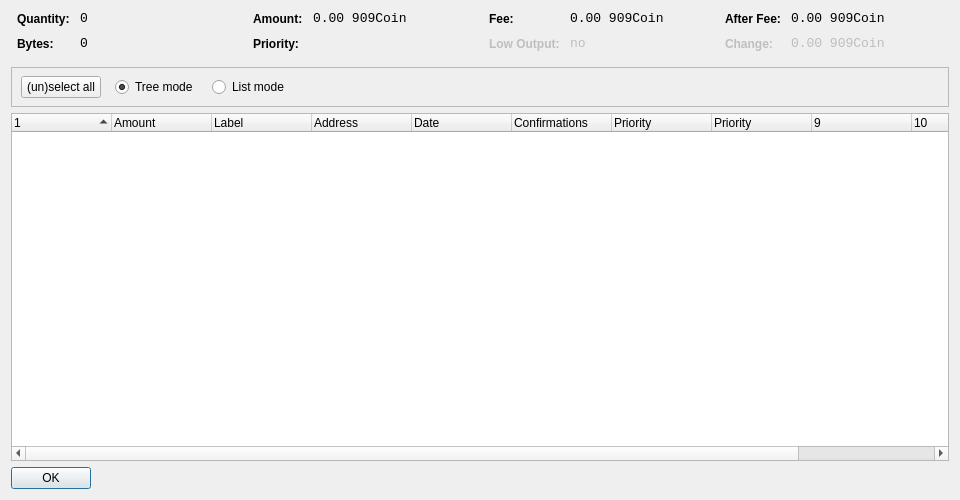
<?xml version="1.0" encoding="UTF-8"?>
<ui version="4.0">
 <class>CoinControlDialog</class>
 <widget class="QDialog" name="CoinControlDialog">
  <property name="geometry">
   <rect>
    <x>0</x>
    <y>0</y>
    <width>960</width>
    <height>500</height>
   </rect>
  </property>
  <property name="windowTitle">
   <string>Coin Control</string>
  </property>
  <layout class="QVBoxLayout" name="verticalLayout">
   <item>
    <layout class="QHBoxLayout" name="horizontalLayoutTop" stretch="0,0,0,0">
     <property name="topMargin">
      <number>0</number>
     </property>
     <property name="bottomMargin">
      <number>10</number>
     </property>
     <item>
      <layout class="QFormLayout" name="formLayoutCoinControl1">
       <property name="horizontalSpacing">
        <number>10</number>
       </property>
       <property name="verticalSpacing">
        <number>10</number>
       </property>
       <property name="leftMargin">
        <number>6</number>
       </property>
       <property name="rightMargin">
        <number>6</number>
       </property>
       <item row="0" column="0">
        <widget class="QLabel" name="labelCoinControlQuantityText">
         <property name="styleSheet">
          <string notr="true">font-weight:bold;</string>
         </property>
         <property name="text">
          <string>Quantity:</string>
         </property>
        </widget>
       </item>
       <item row="0" column="1">
        <widget class="QLabel" name="labelCoinControlQuantity">
         <property name="font">
          <font>
           <family>Monospace</family>
           <pointsize>10</pointsize>
          </font>
         </property>
         <property name="cursor">
          <cursorShape>IBeamCursor</cursorShape>
         </property>
         <property name="contextMenuPolicy">
          <enum>Qt::ActionsContextMenu</enum>
         </property>
         <property name="text">
          <string notr="true">0</string>
         </property>
         <property name="textInteractionFlags">
          <set>Qt::LinksAccessibleByMouse|Qt::TextSelectableByKeyboard|Qt::TextSelectableByMouse</set>
         </property>
        </widget>
       </item>
       <item row="1" column="0">
        <widget class="QLabel" name="labelCoinControlBytesText">
         <property name="styleSheet">
          <string notr="true">font-weight:bold;</string>
         </property>
         <property name="text">
          <string>Bytes:</string>
         </property>
        </widget>
       </item>
       <item row="1" column="1">
        <widget class="QLabel" name="labelCoinControlBytes">
         <property name="font">
          <font>
           <family>Monospace</family>
           <pointsize>10</pointsize>
          </font>
         </property>
         <property name="cursor">
          <cursorShape>IBeamCursor</cursorShape>
         </property>
         <property name="contextMenuPolicy">
          <enum>Qt::ActionsContextMenu</enum>
         </property>
         <property name="text">
          <string notr="true">0</string>
         </property>
         <property name="textInteractionFlags">
          <set>Qt::LinksAccessibleByMouse|Qt::TextSelectableByKeyboard|Qt::TextSelectableByMouse</set>
         </property>
        </widget>
       </item>
      </layout>
     </item>
     <item>
      <layout class="QFormLayout" name="formLayoutCoinControl2">
       <property name="horizontalSpacing">
        <number>10</number>
       </property>
       <property name="verticalSpacing">
        <number>10</number>
       </property>
       <property name="leftMargin">
        <number>6</number>
       </property>
       <property name="rightMargin">
        <number>6</number>
       </property>
       <item row="0" column="0">
        <widget class="QLabel" name="labelCoinControlAmountText">
         <property name="styleSheet">
          <string notr="true">font-weight:bold;</string>
         </property>
         <property name="text">
          <string>Amount:</string>
         </property>
        </widget>
       </item>
       <item row="0" column="1">
        <widget class="QLabel" name="labelCoinControlAmount">
         <property name="font">
          <font>
           <family>Monospace</family>
           <pointsize>10</pointsize>
          </font>
         </property>
         <property name="cursor">
          <cursorShape>IBeamCursor</cursorShape>
         </property>
         <property name="contextMenuPolicy">
          <enum>Qt::ActionsContextMenu</enum>
         </property>
         <property name="text">
          <string notr="true">0.00 909Coin</string>
         </property>
         <property name="textInteractionFlags">
          <set>Qt::LinksAccessibleByMouse|Qt::TextSelectableByKeyboard|Qt::TextSelectableByMouse</set>
         </property>
        </widget>
       </item>
       <item row="1" column="0">
        <widget class="QLabel" name="labelCoinControlPriorityText">
         <property name="styleSheet">
          <string notr="true">font-weight:bold;</string>
         </property>
         <property name="text">
          <string>Priority:</string>
         </property>
        </widget>
       </item>
       <item row="1" column="1">
        <widget class="QLabel" name="labelCoinControlPriority">
         <property name="font">
          <font>
           <family>Monospace</family>
           <pointsize>10</pointsize>
          </font>
         </property>
         <property name="cursor">
          <cursorShape>IBeamCursor</cursorShape>
         </property>
         <property name="contextMenuPolicy">
          <enum>Qt::ActionsContextMenu</enum>
         </property>
         <property name="text">
          <string/>
         </property>
         <property name="textInteractionFlags">
          <set>Qt::LinksAccessibleByMouse|Qt::TextSelectableByKeyboard|Qt::TextSelectableByMouse</set>
         </property>
        </widget>
       </item>
      </layout>
     </item>
     <item>
      <layout class="QFormLayout" name="formLayoutCoinControl3">
       <property name="horizontalSpacing">
        <number>10</number>
       </property>
       <property name="verticalSpacing">
        <number>10</number>
       </property>
       <property name="leftMargin">
        <number>6</number>
       </property>
       <property name="rightMargin">
        <number>6</number>
       </property>
       <item row="0" column="0">
        <widget class="QLabel" name="labelCoinControlFeeText">
         <property name="styleSheet">
          <string notr="true">font-weight:bold;</string>
         </property>
         <property name="text">
          <string>Fee:</string>
         </property>
        </widget>
       </item>
       <item row="0" column="1">
        <widget class="QLabel" name="labelCoinControlFee">
         <property name="font">
          <font>
           <family>Monospace</family>
           <pointsize>10</pointsize>
          </font>
         </property>
         <property name="cursor">
          <cursorShape>IBeamCursor</cursorShape>
         </property>
         <property name="contextMenuPolicy">
          <enum>Qt::ActionsContextMenu</enum>
         </property>
         <property name="text">
          <string notr="true">0.00 909Coin</string>
         </property>
         <property name="textInteractionFlags">
          <set>Qt::LinksAccessibleByMouse|Qt::TextSelectableByKeyboard|Qt::TextSelectableByMouse</set>
         </property>
        </widget>
       </item>
       <item row="1" column="0">
        <widget class="QLabel" name="labelCoinControlLowOutputText">
         <property name="enabled">
          <bool>false</bool>
         </property>
         <property name="styleSheet">
          <string notr="true">font-weight:bold;</string>
         </property>
         <property name="text">
          <string>Low Output:</string>
         </property>
        </widget>
       </item>
       <item row="1" column="1">
        <widget class="QLabel" name="labelCoinControlLowOutput">
         <property name="enabled">
          <bool>false</bool>
         </property>
         <property name="font">
          <font>
           <family>Monospace</family>
           <pointsize>10</pointsize>
          </font>
         </property>
         <property name="cursor">
          <cursorShape>IBeamCursor</cursorShape>
         </property>
         <property name="contextMenuPolicy">
          <enum>Qt::ActionsContextMenu</enum>
         </property>
         <property name="text">
          <string notr="true">no</string>
         </property>
         <property name="textInteractionFlags">
          <set>Qt::LinksAccessibleByMouse|Qt::TextSelectableByKeyboard|Qt::TextSelectableByMouse</set>
         </property>
        </widget>
       </item>
      </layout>
     </item>
     <item>
      <layout class="QFormLayout" name="formLayoutCoinControl4">
       <property name="horizontalSpacing">
        <number>10</number>
       </property>
       <property name="verticalSpacing">
        <number>10</number>
       </property>
       <property name="leftMargin">
        <number>6</number>
       </property>
       <property name="rightMargin">
        <number>6</number>
       </property>
       <item row="0" column="0">
        <widget class="QLabel" name="labelCoinControlAfterFeeText">
         <property name="styleSheet">
          <string notr="true">font-weight:bold;</string>
         </property>
         <property name="text">
          <string>After Fee:</string>
         </property>
        </widget>
       </item>
       <item row="0" column="1">
        <widget class="QLabel" name="labelCoinControlAfterFee">
         <property name="font">
          <font>
           <family>Monospace</family>
           <pointsize>10</pointsize>
          </font>
         </property>
         <property name="cursor">
          <cursorShape>IBeamCursor</cursorShape>
         </property>
         <property name="contextMenuPolicy">
          <enum>Qt::ActionsContextMenu</enum>
         </property>
         <property name="text">
          <string notr="true">0.00 909Coin</string>
         </property>
         <property name="textInteractionFlags">
          <set>Qt::LinksAccessibleByMouse|Qt::TextSelectableByKeyboard|Qt::TextSelectableByMouse</set>
         </property>
        </widget>
       </item>
       <item row="1" column="0">
        <widget class="QLabel" name="labelCoinControlChangeText">
         <property name="enabled">
          <bool>false</bool>
         </property>
         <property name="styleSheet">
          <string notr="true">font-weight:bold;</string>
         </property>
         <property name="text">
          <string>Change:</string>
         </property>
        </widget>
       </item>
       <item row="1" column="1">
        <widget class="QLabel" name="labelCoinControlChange">
         <property name="enabled">
          <bool>false</bool>
         </property>
         <property name="font">
          <font>
           <family>Monospace</family>
           <pointsize>10</pointsize>
          </font>
         </property>
         <property name="cursor">
          <cursorShape>IBeamCursor</cursorShape>
         </property>
         <property name="contextMenuPolicy">
          <enum>Qt::ActionsContextMenu</enum>
         </property>
         <property name="text">
          <string notr="true">0.00 909Coin</string>
         </property>
         <property name="textInteractionFlags">
          <set>Qt::LinksAccessibleByMouse|Qt::TextSelectableByKeyboard|Qt::TextSelectableByMouse</set>
         </property>
        </widget>
       </item>
      </layout>
     </item>
    </layout>
   </item>
   <item>
    <widget class="QFrame" name="frame">
     <property name="minimumSize">
      <size>
       <width>0</width>
       <height>40</height>
      </size>
     </property>
     <property name="frameShape">
      <enum>QFrame::StyledPanel</enum>
     </property>
     <property name="frameShadow">
      <enum>QFrame::Sunken</enum>
     </property>
     <widget class="QWidget" name="horizontalLayoutWidget">
      <property name="geometry">
       <rect>
        <x>10</x>
        <y>0</y>
        <width>781</width>
        <height>41</height>
       </rect>
      </property>
      <layout class="QHBoxLayout" name="horizontalLayoutPanel" stretch="0,0,0,0,0">
       <property name="spacing">
        <number>14</number>
       </property>
       <item>
        <widget class="QPushButton" name="pushButtonSelectAll">
         <property name="sizePolicy">
          <sizepolicy hsizetype="Maximum" vsizetype="Fixed">
           <horstretch>0</horstretch>
           <verstretch>0</verstretch>
          </sizepolicy>
         </property>
         <property name="text">
          <string>(un)select all</string>
         </property>
        </widget>
       </item>
       <item>
        <widget class="QRadioButton" name="radioTreeMode">
         <property name="sizePolicy">
          <sizepolicy hsizetype="Maximum" vsizetype="Fixed">
           <horstretch>0</horstretch>
           <verstretch>0</verstretch>
          </sizepolicy>
         </property>
         <property name="text">
          <string>Tree mode</string>
         </property>
         <property name="checked">
          <bool>true</bool>
         </property>
        </widget>
       </item>
       <item>
        <widget class="QRadioButton" name="radioListMode">
         <property name="sizePolicy">
          <sizepolicy hsizetype="Maximum" vsizetype="Fixed">
           <horstretch>0</horstretch>
           <verstretch>0</verstretch>
          </sizepolicy>
         </property>
         <property name="text">
          <string>List mode</string>
         </property>
        </widget>
       </item>
       <item>
        <spacer name="horizontalSpacer">
         <property name="orientation">
          <enum>Qt::Horizontal</enum>
         </property>
         <property name="sizeHint" stdset="0">
          <size>
           <width>40</width>
           <height>20</height>
          </size>
         </property>
        </spacer>
       </item>
      </layout>
     </widget>
    </widget>
   </item>
   <item>
    <widget class="CoinControlTreeWidget" name="treeWidget">
     <property name="contextMenuPolicy">
      <enum>Qt::CustomContextMenu</enum>
     </property>
     <property name="sortingEnabled">
      <bool>false</bool>
     </property>
     <property name="columnCount">
      <number>11</number>
     </property>
     <attribute name="headerShowSortIndicator" stdset="0">
      <bool>true</bool>
     </attribute>
     <attribute name="headerStretchLastSection">
      <bool>false</bool>
     </attribute>
     <column>
      <property name="text">
       <string/>
      </property>
     </column>
     <column>
      <property name="text">
       <string>Amount</string>
      </property>
     </column>
     <column>
      <property name="text">
       <string>Label</string>
      </property>
      <property name="toolTip">
       <string>Confirmed</string>
      </property>
     </column>
     <column>
      <property name="text">
       <string>Address</string>
      </property>
     </column>	 	 
     <column>
      <property name="text">
       <string>Date</string>
      </property>
     </column>
     <column>
      <property name="text">
       <string>Confirmations</string>
      </property>
     </column>
     <column>
      <property name="text">
       <string>Priority</string>
      </property>
     </column>
     <column>
      <property name="text">
       <string>Priority</string>
      </property>
     </column>
     <column>
      <property name="text">
       <string/>
      </property>
     </column>
     <column>
      <property name="text">
       <string/>
      </property>
     </column>
     <column>
      <property name="text">
       <string/>
      </property>
     </column>
     <column>
      <property name="text">
       <string/>
      </property>
     </column>
    </widget>
   </item>
   <item>
    <widget class="QDialogButtonBox" name="buttonBox">
     <property name="sizePolicy">
      <sizepolicy hsizetype="Maximum" vsizetype="Fixed">
       <horstretch>0</horstretch>
       <verstretch>0</verstretch>
      </sizepolicy>
     </property>
     <property name="orientation">
      <enum>Qt::Horizontal</enum>
     </property>
     <property name="standardButtons">
      <set>QDialogButtonBox::Ok</set>
     </property>
    </widget>
   </item>
  </layout>
 </widget>
 <customwidgets>
  <customwidget>
   <class>CoinControlTreeWidget</class>
   <extends>QTreeWidget</extends>
   <header>coincontroltreewidget.h</header>
  </customwidget>
 </customwidgets>
 <resources/>
 <connections/>
</ui>
